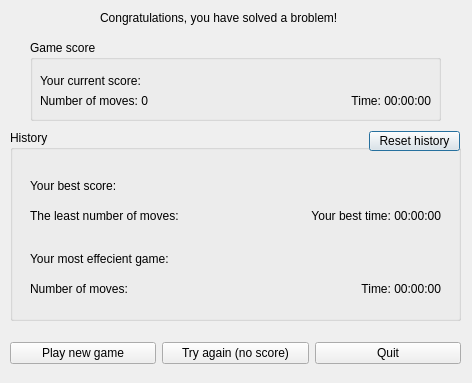
<?xml version="1.0" encoding="UTF-8"?>
<ui version="4.0">
 <class>CongratsWindow</class>
 <widget class="QDialog" name="CongratsWindow">
  <property name="geometry">
   <rect>
    <x>0</x>
    <y>0</y>
    <width>472</width>
    <height>383</height>
   </rect>
  </property>
  <property name="minimumSize">
   <size>
    <width>472</width>
    <height>383</height>
   </size>
  </property>
  <property name="maximumSize">
   <size>
    <width>472</width>
    <height>383</height>
   </size>
  </property>
  <property name="windowTitle">
   <string>Form</string>
  </property>
  <widget class="QLabel" name="lableCheers">
   <property name="geometry">
    <rect>
     <x>100</x>
     <y>10</y>
     <width>281</width>
     <height>16</height>
    </rect>
   </property>
   <property name="text">
    <string>Congratulations, you have solved a broblem!</string>
   </property>
  </widget>
  <widget class="QGroupBox" name="groupBoxHistory">
   <property name="geometry">
    <rect>
     <x>10</x>
     <y>130</y>
     <width>451</width>
     <height>191</height>
    </rect>
   </property>
   <property name="title">
    <string>History</string>
   </property>
   <widget class="QWidget" name="layoutWidget">
    <property name="geometry">
     <rect>
      <x>20</x>
      <y>113</y>
      <width>411</width>
      <height>61</height>
     </rect>
    </property>
    <layout class="QGridLayout" name="gridLayout_2">
     <property name="spacing">
      <number>0</number>
     </property>
     <item row="0" column="0">
      <widget class="QLabel" name="lableHistYourEff">
       <property name="text">
        <string>Your most effecient game:</string>
       </property>
      </widget>
     </item>
     <item row="1" column="0">
      <widget class="QLabel" name="lableHistComboMoves">
       <property name="text">
        <string>Number of moves:</string>
       </property>
      </widget>
     </item>
     <item row="1" column="1" alignment="Qt::AlignRight">
      <widget class="QLabel" name="lableHistComboTime">
       <property name="text">
        <string>Time: 00:00:00</string>
       </property>
       <property name="alignment">
        <set>Qt::AlignRight|Qt::AlignTrailing|Qt::AlignVCenter</set>
       </property>
      </widget>
     </item>
    </layout>
   </widget>
   <widget class="QWidget" name="layoutWidget">
    <property name="geometry">
     <rect>
      <x>20</x>
      <y>40</y>
      <width>411</width>
      <height>61</height>
     </rect>
    </property>
    <layout class="QGridLayout" name="gridLayout">
     <property name="spacing">
      <number>0</number>
     </property>
     <item row="0" column="0">
      <widget class="QLabel" name="lableHistYour">
       <property name="sizePolicy">
        <sizepolicy hsizetype="Preferred" vsizetype="Preferred">
         <horstretch>0</horstretch>
         <verstretch>0</verstretch>
        </sizepolicy>
       </property>
       <property name="minimumSize">
        <size>
         <width>80</width>
         <height>20</height>
        </size>
       </property>
       <property name="text">
        <string>Your best score:</string>
       </property>
      </widget>
     </item>
     <item row="1" column="0">
      <widget class="QLabel" name="lableHistBMoves">
       <property name="sizePolicy">
        <sizepolicy hsizetype="Preferred" vsizetype="Preferred">
         <horstretch>0</horstretch>
         <verstretch>0</verstretch>
        </sizepolicy>
       </property>
       <property name="minimumSize">
        <size>
         <width>80</width>
         <height>20</height>
        </size>
       </property>
       <property name="text">
        <string>The least number of moves:</string>
       </property>
      </widget>
     </item>
     <item row="1" column="1" alignment="Qt::AlignRight">
      <widget class="QLabel" name="lableHistBTime">
       <property name="sizePolicy">
        <sizepolicy hsizetype="Preferred" vsizetype="Preferred">
         <horstretch>0</horstretch>
         <verstretch>0</verstretch>
        </sizepolicy>
       </property>
       <property name="minimumSize">
        <size>
         <width>80</width>
         <height>20</height>
        </size>
       </property>
       <property name="text">
        <string>Your best time: 00:00:00</string>
       </property>
       <property name="alignment">
        <set>Qt::AlignRight|Qt::AlignTrailing|Qt::AlignVCenter</set>
       </property>
      </widget>
     </item>
    </layout>
   </widget>
   <widget class="QPushButton" name="buttonResetHistory">
    <property name="geometry">
     <rect>
      <x>359</x>
      <y>1</y>
      <width>91</width>
      <height>20</height>
     </rect>
    </property>
    <property name="sizePolicy">
     <sizepolicy hsizetype="MinimumExpanding" vsizetype="MinimumExpanding">
      <horstretch>0</horstretch>
      <verstretch>0</verstretch>
     </sizepolicy>
    </property>
    <property name="minimumSize">
     <size>
      <width>80</width>
      <height>10</height>
     </size>
    </property>
    <property name="maximumSize">
     <size>
      <width>100</width>
      <height>40</height>
     </size>
    </property>
    <property name="baseSize">
     <size>
      <width>80</width>
      <height>10</height>
     </size>
    </property>
    <property name="text">
     <string>Reset history</string>
    </property>
   </widget>
  </widget>
  <widget class="QGroupBox" name="groupBoxScore">
   <property name="geometry">
    <rect>
     <x>30</x>
     <y>40</y>
     <width>411</width>
     <height>81</height>
    </rect>
   </property>
   <property name="title">
    <string>Game score</string>
   </property>
   <widget class="QWidget" name="layoutWidget">
    <property name="geometry">
     <rect>
      <x>10</x>
      <y>30</y>
      <width>391</width>
      <height>41</height>
     </rect>
    </property>
    <layout class="QGridLayout" name="gridLayout_3">
     <property name="spacing">
      <number>0</number>
     </property>
     <item row="0" column="0">
      <widget class="QLabel" name="lableCurScore">
       <property name="text">
        <string>Your current score:</string>
       </property>
      </widget>
     </item>
     <item row="1" column="0">
      <widget class="QLabel" name="lableCurScoreMoves">
       <property name="text">
        <string>Number of moves: 0</string>
       </property>
      </widget>
     </item>
     <item row="1" column="1" alignment="Qt::AlignRight">
      <widget class="QLabel" name="lableCurScoreTime">
       <property name="text">
        <string>Time: 00:00:00</string>
       </property>
       <property name="alignment">
        <set>Qt::AlignRight|Qt::AlignTrailing|Qt::AlignVCenter</set>
       </property>
      </widget>
     </item>
    </layout>
   </widget>
  </widget>
  <widget class="QWidget" name="layoutWidget">
   <property name="geometry">
    <rect>
     <x>10</x>
     <y>340</y>
     <width>451</width>
     <height>27</height>
    </rect>
   </property>
   <layout class="QHBoxLayout" name="horizontalLayout">
    <item>
     <widget class="QPushButton" name="buttonNewGame">
      <property name="text">
       <string>Play new game</string>
      </property>
     </widget>
    </item>
    <item>
     <widget class="QPushButton" name="buttonTryAgain">
      <property name="text">
       <string>Try again (no score)</string>
      </property>
     </widget>
    </item>
    <item>
     <widget class="QPushButton" name="buttonQuit">
      <property name="text">
       <string>Quit</string>
      </property>
     </widget>
    </item>
   </layout>
  </widget>
 </widget>
 <resources/>
 <connections/>
</ui>
